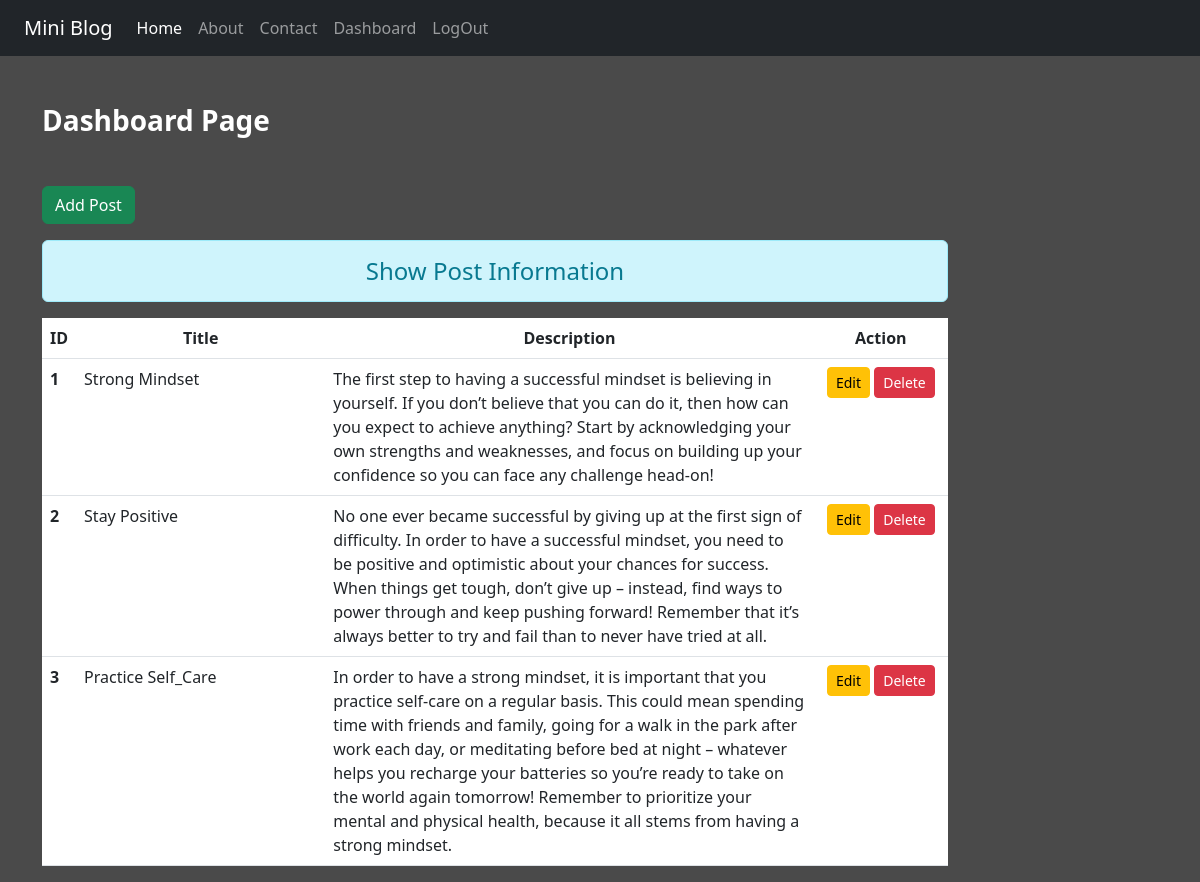
The app's page /dash/ (signed in), older data.
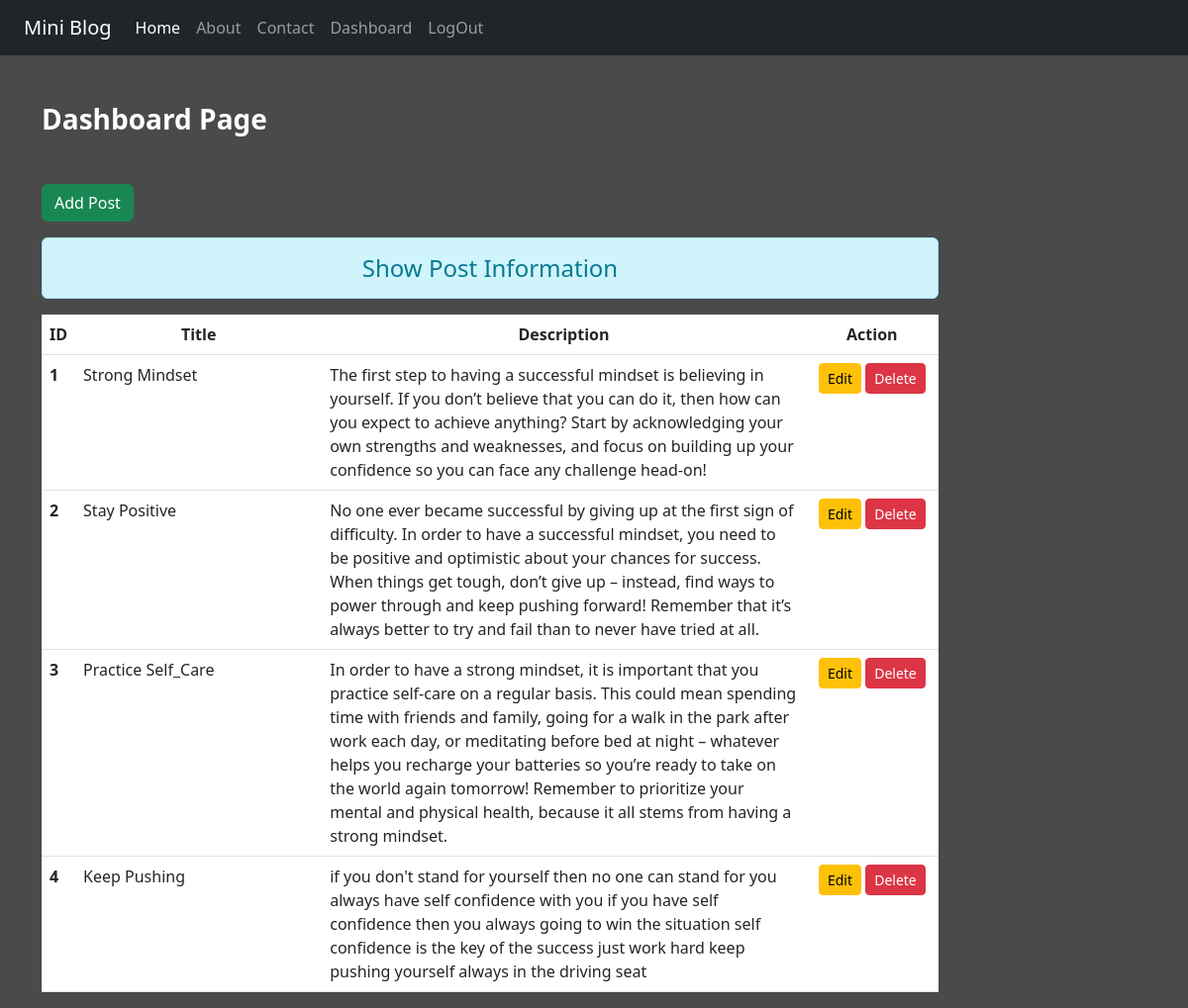
The same page, newer data.
### blog/models.py (models this page shows)
class Post(models.Model):
    title=models.CharField(max_length=40)
    desc=models.TextField()

### blog/views.py (the view)
# urls.py: path('dash/',views.Dashboard,name='dash'),
def Dashboard(request):
    if request.user.is_authenticated:
     posts=Post.objects.all()
     return render(request,'blog/dashboard.html',{'posts':posts})
    else:
        return HttpResponseRedirect('/login/')

### blog/templates/blog/dashboard.html (shortened to what this page needs)
{% extends 'blog/base.html' %}
{% load static %}
{% block content %}
    <div class="col-sm-10">
        <h3 class="text-white my-5 fw-bold">Dashboard Page</h3>
        <a href="{% url 'addpost' %}" class="btn btn-success">Add Post</a>
        <h4 class="text-center alert alert-info mt-3">Show Post Information</h4>
        {% if posts %}
        <table class="table table-hover bg-white">
            <thead>
              <tr class="text-center">
                <th scope="col" style="width:2%">ID</th>
                <th scope="col" style="width:28%">Title</th>
                <th scope="col" style="width:55%">Description</th>
                <th scope="col" style="width:15%">Action</th>
              </tr>
            </thead>
            <tbody>
                {% for post in posts %}
                <tr>
                  <th scope="row">{{post.id}}</th>
                  <td>{{post.title}}</td>
                  <td>{{post.desc}}</td>
                  <td class="text-center">
                    <a href="{% url 'updatepost' post.id %}" class="btn btn-warning btn-sm">Edit</a>
                    {% if perms.blog.delete_post %}
                    <form action="{% url 'deletepost' post.id %}" method="post" class="d-inline">
                        <button type="submit" class="btn btn-danger btn-sm">Delete</button>
                    </form>
                    {% endif %}
                  </td>
                </tr>
                {% endfor %}
              </tbody>
            </table>
        {% else %}
        <h4 class="text-center alert alert-warning">No Records</h4>
        {% endif %}
    </div>
{% endblock content %}

Row changes from the older to the newer data that the page shows:
added Post: id "4", title "Keep Pushing", desc "if you don't stand for yourself then no one can stand for you always have self confidence with you if you have self confidence then you always going to win the situation self confidence is the key of the success just work hard keep pushing yourself always in the driving seat"
